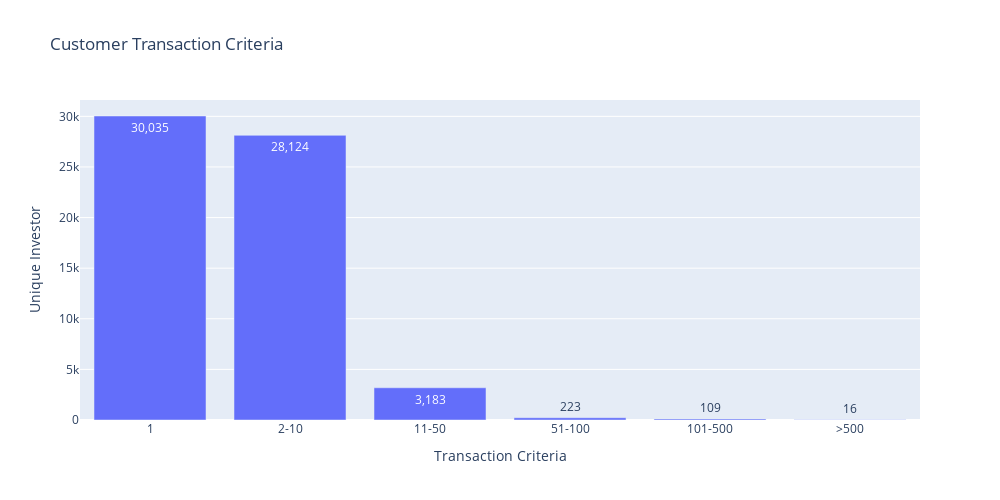

Notebook code for this chart:
### Code cell
# visualization section
fig = px.bar(group_repeat_transaction, x='investor_flag', y='Customer_ID', text='Customer_ID',
            labels={'investor_flag':'Transaction Criteria', 'Customer_ID':'Unique Investor'},
            title='Customer Transaction Criteria')
fig.update_traces(texttemplate='%{text:,}')

fig.update_layout(
    autosize=False,
    width=1000,
    height=500
)
fig.show()

### Figure 1 — Plotly figure (JSON) as saved in the notebook; plotly's stock layout.template omitted (floating-point values rounded to 4 significant figures)
{"data": [{"alignmentgroup": "True", "hovertemplate": "Transaction Criteria=%{x}<br>Unique Investor=%{text}<extra></extra>", "legendgroup": "", "marker": {"color": "#636efa", "pattern": {"shape": ""}}, "name": "", "offsetgroup": "", "orientation": "v", "showlegend": false, "text": [30035, 28124, 3183, 223, 109, 16], "textposition": "auto", "texttemplate": "%{text:,}", "type": "bar", "x": ["1", "2-10", "11-50", "51-100", "101-500", ">500"], "xaxis": "x", "y": [30035, 28124, 3183, 223, 109, 16], "yaxis": "y"}], "layout": {"autosize": false, "barmode": "relative", "height": 500, "legend": {"tracegroupgap": 0}, "title": {"text": "Customer Transaction Criteria"}, "width": 1000, "xaxis": {"anchor": "y", "domain": [0, 1], "title": {"text": "Transaction Criteria"}}, "yaxis": {"anchor": "x", "domain": [0, 1], "title": {"text": "Unique Investor"}}}}
